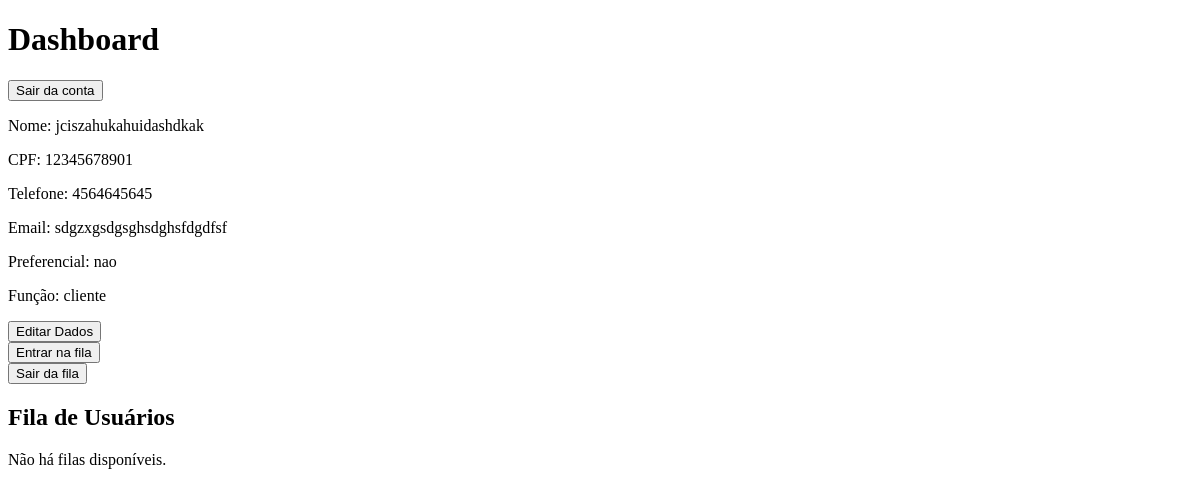
Before: /dashboard (signed in) with the older database file.
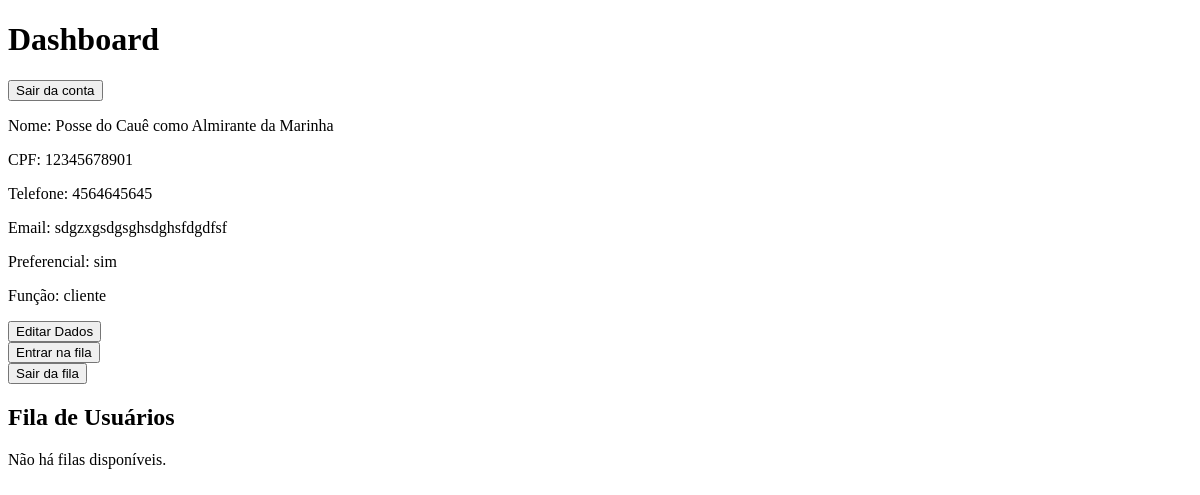
After: the same page with the newer database file.
### models/usuario.py (models this page shows, shortened)
class Usuario(UserMixin, db.Model):
    __tablename__ = "usuarios"
    id_usuario = db.Column(db.Integer, primary_key=True)
    uuid_usuario = db.Column(db.String(150), nullable=False)
    nome = db.Column(db.String(40), nullable=False)
    cpf = db.Column(db.String(11), nullable=False, unique=True)
    telefone = db.Column(db.String(11), nullable=False)
    email = db.Column(db.String(100), nullable=False)
    senha = db.Column(db.String(255), nullable=False)
    preferencial = db.Column(db.String(3), nullable=False)
    senha_fila = db.Column(db.Integer, unique=True)
    funcao = db.Column(db.String(30), nullable=False)

### routes/usuarios_rota.py (the view, shortened to what this page needs)
@usuario_bp.route("/dashboard")
@login_required
def dashboard():
    if current_user.preferencial == "sim":
        tipo_fila = "preferencial"
    else:
        tipo_fila = "normal"
    fila = Filas.query.filter_by(tipo_fila=tipo_fila, status="aguardando").order_by(Filas.hora_entrada.asc()).all()
    return render_template("dashboard.html", usuario=current_user, fila=fila)

### app.py (called while the page is built)
@login_manager.user_loader
def load_user(id_usuario):
    return db.session.get(Usuario, int(id_usuario))

### templates/dashboard.html (shortened to what this page needs)
{% extends "base.html" %}
{% block titulo %}Dashboard{% endblock titulo %}
{% block conteudo %}
<a href="{{ url_for('usuario.logout') }}"><button>Sair da conta</button></a>
{% if usuario %}
<p>Nome: {{ usuario.nome }}</p>
<p>CPF: {{ usuario.cpf }}</p>
<p>Telefone: {{ usuario.telefone }}</p>
<p>Email: {{ usuario.email }}</p>
<p>Preferencial: {{ usuario.preferencial }}</p>
<p>Função: {{ usuario.funcao }}</p>
<a href="{{ url_for('usuario.editar', uuid=usuario.uuid_usuario) }}"><button>Editar Dados</button></a>
{% endif %}
<form action="{{ url_for('fila.entrar_fila') }}" method="post">
    <button type="submit">Entrar na fila</button></a>
</form>
<form action="{{ url_for('fila.sair_fila') }}" method="post">
    <button type="submit">Sair da fila</button></a>
</form>
<h2>Fila de Usuários</h2>
{% if fila %}
<ul>
    {% for senha in fila %}
        {% if senha.uuid_usuario == usuario.uuid_usuario %}
            <li style="color:green">{{ loop.index }}(Você)</li>
        {% else %}
            <li>{{ loop.index }}</li>
        {% endif %}
    {% endfor %}
</ul>
{% else %}
<p>Não há filas disponíveis.</p>
{% endif %}
{% endblock conteudo %}

### templates/base.html (shortened to what this page needs)
<!DOCTYPE html>
<html lang="pt-br">
<head>
</head>
<body>
    <h1>{% block titulo %}{% endblock %}</h1>
    {% block conteudo %}
    {% endblock %}
</body>
</html>

Changed rows visible on the page:
changed Usuario "sdgzxgsdgsghsdghsfdgdfsf": nome "jciszahukahuidashdkak" → "Posse do Cauê como Almirante da Marinha"; preferencial "nao" → "sim"
